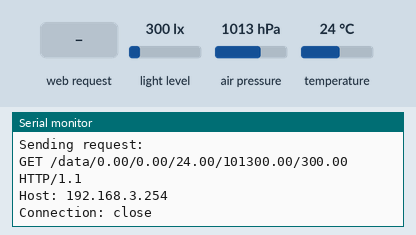
This sketch was run on a simulated ESP8266 (NodeMCU). Parts: the last lines printed to the serial monitor. The test bench sets the inputs (shaded band); at power-on: light level 300 lx, air pressure 1013 hPa, temperature 24 °C. WiFi joins after 1.5 s; servers stay silent unless stated.

Above: at 2.7 s.
2.8 s: HTTP request GET /update received
At 4.3 s:
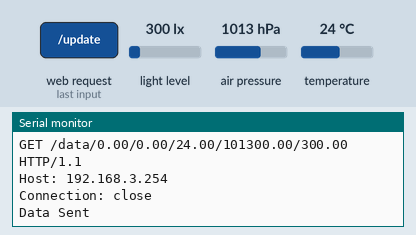
5.0 s: light level set to 40 lx
At 6.05 s:
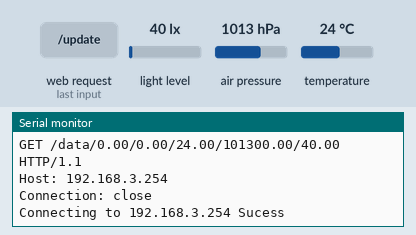
6.8 s: HTTP request GET /update?Open=1 received
At 8.6 s:
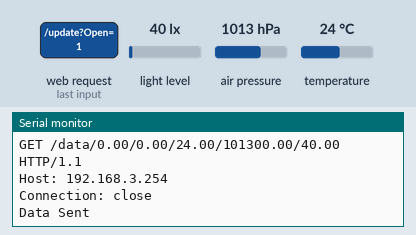
11.6 s: air pressure set to 952 hPa
At 12.6 s:
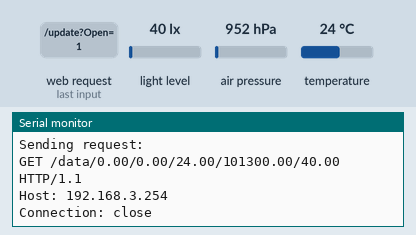
13.4 s: temperature set to 12 °C
At 15.2 s:
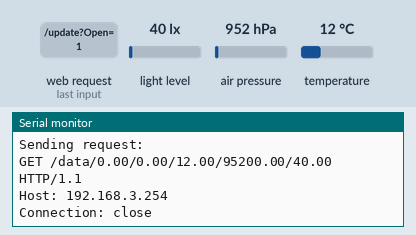

Measured:
- after the input at 2.8 s, the serial monitor: prints a new line after 0.71 s (image 1)
- after the input at 5.0 s, the serial monitor: prints a new line after 0.85 s (image 2)
- after the input at 6.8 s, the serial monitor: prints a new line after 0.97 s (image 3)
- after the input at 13.4 s, the serial monitor: prints a new line after 0.69 s (image 5)

The sketch:

nodemcu.ino
```cpp
#include <ESP8266WiFi.h>
#include <ESP8266WiFiMulti.h>   // 使用WiFiMulti库
#include <ESP8266WebServer.h>   // 使用WebServer库
#include <BH1750.h>
#include <IRsend.h>
#include <IRutils.h>
#include <IRremoteESP8266.h>
#include <Thinary_AHT10.h>
#include <Adafruit_BMP085.h>
ESP8266WiFiMulti wifiMulti;     // 建立ESP8266WiFiMulti对象,对象名称是 'wifiMulti'
ESP8266WebServer server(80);
AHT10Class AHT10;
Adafruit_BMP085 bmp;
BH1750 lightMeter(0x23);
float AHT10_temp, AHT10_hum,temperature,pressure,Light;
const char* host = "192.168.3.254";    // 即将连接服务器网址/IP
const int httpPort = 9000;               // 即将连接服务器端口
String comdata="990423300";
unsigned int buf[4]={};
uint16_t initial[280]={8950,4500,600,600,600,600,600,1650,650,550,650,1650,600,1700,600,600,600,550,650,1650,600,1700,600,1700,600,550,650,550,650,550,650,550,600,600,600,600,600,600,600,600,600,550,650,550,650,550,650,550,600,600,600,600,600,600,600,600,600,600,600,1650,650,550,650,1650,600,600,600,600,600,1650,650,550,650,19800,600,600,600,600,600,600,600,550,650,550,650,550,650,550,600,600,600,600,600,600,600,600,600,600,600,550,650,550,650,550,650,550,600,600,600,600,600,600,600,600,600,600,600,550,650,550,650,550,650,550,600,600,600,600,600,1700,600,1650,650,550,600,1700,600,600,600,25886,8850,4500,600,600,600,550,650,1650,650,550,600,1700,600,1650,650,550,650,550,650,1650,600,1700,600,1650,650,550,600,600,600,600,600,600,600,600,600,600,600,600,600,550,650,550,650,550,600,600,600,600,600,600,600,600,600,600,600,600,600,550,650,1650,600,1700,600,1700,600,550,650,550,650,1650,600,600,600,19850,600,600,600,550,650,550,650,550,650,550,600,600,600,600,600,600,600,600,600,550,650,550,650,550,600,600,600,600,600,600,600,600,600,600,600,600,600,550,650,550,650,1650,600,1700,600,600,600,600,600,550,650,550,650,550,650,550,600,600,600,600,600,600,600,1650,650,14126
};
int check_code=99;
int power=0;   //开关
int mode=4;   //模式
int temp=23;  //温度
int airspeed=1;  //风速
int ud=0;      //上下扫风
int lr=0;       //左右扫风

int se=0;     //节能
int light=0;    //灯光
int swing=0;    //扫风标志位
int i;
const uint16_t kIrLed =15;  // ESP8266 GPIO pin to use. Recommended: 4 (D2).
IRsend irsend(kIrLed);  // Set the GPIO to be used to sending the message.

void setup(void){
  Serial.begin(9600);                  // 启动串口通讯
  Serial.println("");
      irsend.begin();
   AHT10.begin();
   bmp.begin();
   lightMeter.begin(BH1750::ONE_TIME_HIGH_RES_MODE);

  wifiMulti.addAP("N6-506-ARM", "armn6-506qwg"); // 将需要连接的一系列WiFi ID和密码输入这里
  Serial.println("Connecting ...");                            // 则尝试使用此处存储的密码进行连接。

  while (wifiMulti.run() != WL_CONNECTED) { // 尝试进行wifi连接。
    delay(250);
    Serial.print('.');
  }

  // WiFi连接成功后将通过串口监视器输出连接成功信息
  Serial.println('\n');
  Serial.print("Connected to ");
  Serial.println(WiFi.SSID());              // 通过串口监视器输出连接的WiFi名称
  Serial.print("IP address:\t");
  Serial.println(WiFi.localIP());           // 通过串口监视器输出ESP8266-NodeMCU的IP
  server.on("/update", handleUpdate);
  server.begin();
 Serial.println("HTTP server started");
}

void loop(void){
 AHT10_temp = AHT10.GetTemperature();
  AHT10_hum = AHT10.GetHumidity();
  temperature = bmp.readTemperature();
  pressure = bmp.readPressure() ;
  Light=  lightMeter.readLightLevel();
 wifiClientRequest(); // 发送请求
 server.handleClient();  // 服务端接收
 delay(1000);
}
void handleUpdate(){
  //处理接收的数据
  server.send(200, "text/plain", "Received");
       String open_1 = server.arg("Open") ;
     String mode_1= server.arg("model");
     String temp_1= server.arg("temp");
     String speed_1= server.arg("speed");
     String ud_1= server.arg("ud");
     String lr_1= server.arg("lr");
      if(open_1!="-2")
          power=open_1.toInt();
     if(mode_1!="-2")
          mode=mode_1.toInt();
     if(temp_1!="-2")
          temp=temp+temp_1.toInt();
     if(speed_1!="-2")
     {
      if(speed_1=="1" && airspeed<3 || speed_1=="-1" && airspeed>0)
      {
        airspeed=airspeed+speed_1.toInt();
      }
     }
      if(ud_1!="-2")
          ud=ud_1.toInt();
     if(lr_1!="-2")
          lr=lr_1.toInt();
  comdata=String(check_code)+String(power)+String(mode)+String(temp)+String(airspeed)+String(ud)+String(lr);
      send_infrared_signal();
}


void wifiClientRequest(){
  WiFiClient client;
  // 将需要发送的数据信息放入客户端请求
  String url = "/data/" + String(AHT10_temp)+"/" + String(AHT10_hum)+"/" + String(temperature)+"/" + String(pressure)+"/" + String(Light);

//   建立字符串，用于HTTP请求
  String httpRequest =  String("GET ") + url + " HTTP/1.1\r\n" +
                        "Host: " + host + "\r\n" +
                        "Connection: close\r\n" +
                        "\r\n";

   Serial.println(httpRequest);
  Serial.print("Connecting to ");
  Serial.print(host);

  if (client.connect(host, httpPort)) {  //如果连接失败则串口输出信息告知用户然后返回loop
    Serial.println(" Sucess");

    client.print(httpRequest);          // 向服务器发送HTTP请求
    Serial.println("Sending request: ");// 通过串口输出HTTP请求信息内容以便查阅
    Serial.println(httpRequest);
  } else{
    Serial.println(" failed");
  }

  client.stop();
}
void check()
{
  //第一段校验码
  int i=0;
  unsigned int buf[4];
  int mode1,mode2,mode3;
  int temp1,temp2,temp3,temp4;
  int airspeed1,airspeed2;
  int check1_deci,check2_deci;
  unsigned int check1_bin[4];

  mode1=*(initial+3)>1000?1:0;
  mode2=*(initial+5)>1000?1:0;
  mode3=*(initial+7)>1000?1:0;
  temp1=*(initial+19)>1000?1:0;
  temp2=*(initial+21)>1000?1:0;
  temp3=*(initial+23)>1000?1:0;
  temp4=*(initial+25)>1000?1:0;
  airspeed1=*(initial+11)>1000?1:0;
  airspeed2=*(initial+13)>1000?1:0;
  mode=mode1+mode2*2+mode3*4;
  temp=temp1+temp2*2+temp3*4+temp4*8+16;
  airspeed=airspeed1+airspeed2*2;

  if(power==1)
  {
  check1_deci=mode+(temp-16)+power+lr+1;
  check2_deci=mode+(temp-16)+power+airspeed+1;
  }

  else
  {
  check1_deci=mode+(temp-16)+lr+10;
  check2_deci=mode+(temp-16)+airspeed+10;
  }

  while(i<4)
  {
    buf[i]=check1_deci%2;
    check1_deci=check1_deci/2;
    i++;

  }
  *(initial+131)=(buf[0]==1?1700:600);
  *(initial+133)=(buf[1]==1?1700:600);
  *(initial+135)=(buf[2]==1?1700:600);
  *(initial+137)=(buf[3]==1?1700:600);

//第二段校验码
  i=0;
  while(i<4)
  {
    buf[i]=check2_deci%2;
    check2_deci=check2_deci/2;
    i++;
  }
  *(initial+271)=(buf[0]==1?1700:600);
  *(initial+273)=(buf[1]==1?1700:600);
  *(initial+275)=(buf[2]==1?1700:600);
  *(initial+277)=(buf[3]==1?1700:600);

}
void send_infrared_signal()
{

    /*    //前两位为校验码
    if(!comdata.startsWith("99"))
    return 0;
    */

    power = comdata[2]-48;
    mode = comdata[3]-48;
    temp = 10*(comdata[4]-48)+comdata[5]-48;
    airspeed = comdata[6]-48;
    ud = comdata[7]-48;
    lr = comdata[8]-48;
    swing = (comdata[7]-48)||(comdata[8]-48);

    //开关
    if(power==1)
      {
      initial[9]=1700;
      initial[149]=1700;
      }
      else
      {
      initial[9]=600;
      initial[149]=600;
      }
      delay(200);

      //模式
    i=0;
    if (mode==4)
      initial[129]=1700;
    else
      initial[129]=600;

    while(i<3)
      {
        buf[i]=mode%2;
        mode=mode/2;
        i++;

      }

        initial[3]=(buf[0]==1?1700:600);
        initial[5]=(buf[1]==1?1700:600);
        initial[7]=(buf[2]==1?1700:600);

        initial[143]=(buf[0]==1?1700:600);
        initial[145]=(buf[1]==1?1700:600);
        initial[147]=(buf[2]==1?1700:600);
    //温度
      i=0;
      temp=temp-16;
      while(i<4)
        {
          buf[i]=temp%2;
          temp=temp/2;
          i++;
        }
        initial[19]=(buf[0]==1?1700:600);
        initial[21]=(buf[1]==1?1700:600);
        initial[23]=(buf[2]==1?1700:600);
        initial[25]=(buf[3]==1?1700:600);

        initial[159]=(buf[0]==1?1700:600);
        initial[161]=(buf[1]==1?1700:600);
        initial[163]=(buf[2]==1?1700:600);
        initial[165]=(buf[3]==1?1700:600);

    //风速
        i=0;
        while(i<2)
        {
          buf[i]=airspeed%2;
          airspeed=airspeed/2;
          i++;

        }
      initial[11]=(buf[0]==1?1700:600);
      initial[13]=(buf[1]==1?1700:600);

      initial[151]=(buf[0]==1?1700:600);
      initial[153]=(buf[1]==1?1700:600);

      initial[255]=(buf[0]==1?1700:600);
      initial[257]=(buf[1]==1?1700:600);

      check();

    //扫风
      initial[15]=(swing==1?1700:600);
      initial[75]=(ud==1?1700:600);
      initial[83]=(lr==1?1700:600);
      initial[155]=(swing==1?1700:600);

    //灯光
    initial[45]=1700;
    initial[185]=1700;
    irsend.sendRaw(initial,280,38);
    Serial.println("Data Sent");

}
```
